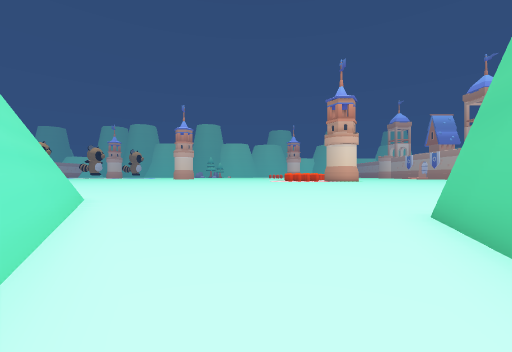
View 1 (above)

21 first-person views from a walk through a scene from a Unity 3-D project. The camera is 1.3 m above the floor, looks level and sees 90° across. The floor is counted in squares, 2 m on a side. Each view is taken from the middle of a square. On the plan, view 1 faces up. The plan holds only what a view shows up to about 9 squares ahead; the rest is blank. The place goes on beyond the plan. Some surface patterns are stand-ins.

View 2
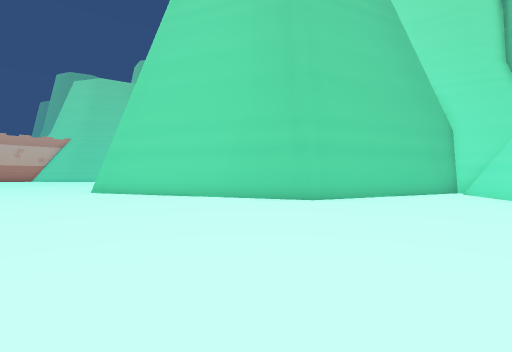

View 3
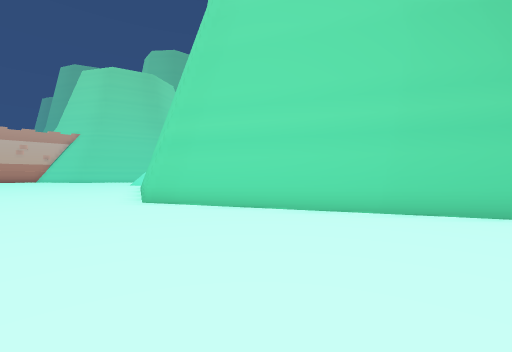

View 4
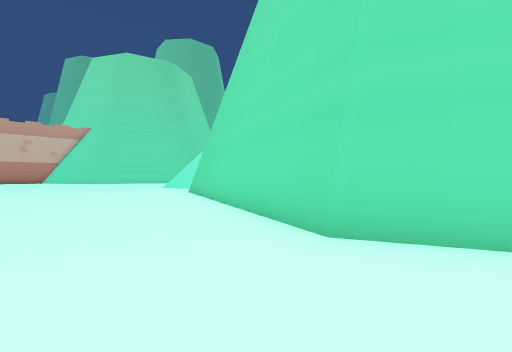

View 5
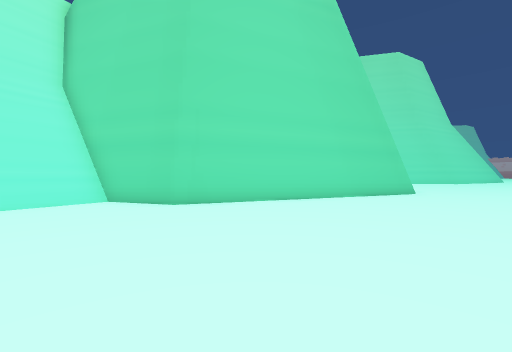

View 6
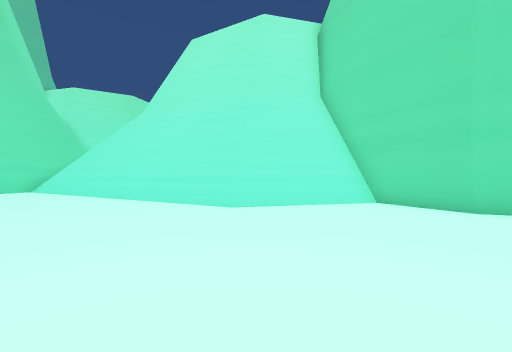

View 7
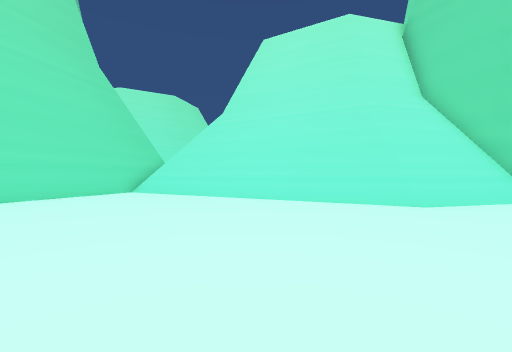

View 8
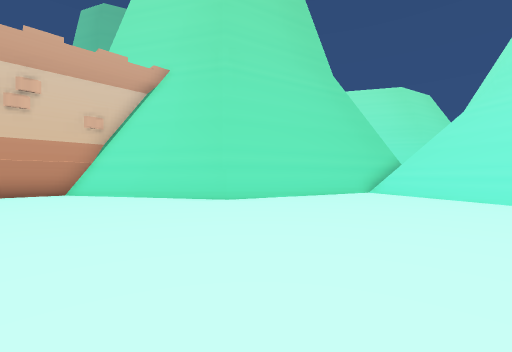

View 9
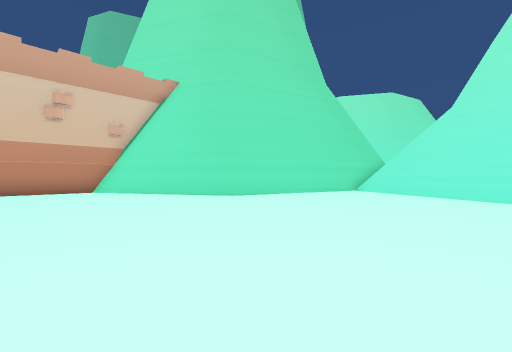

View 10
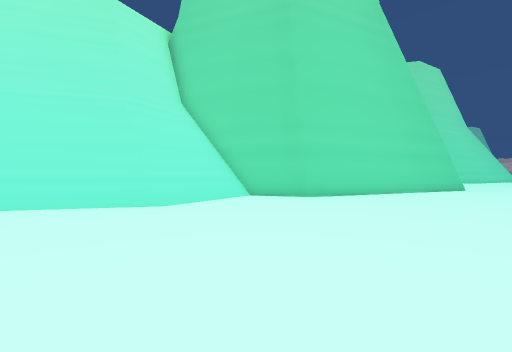

View 11
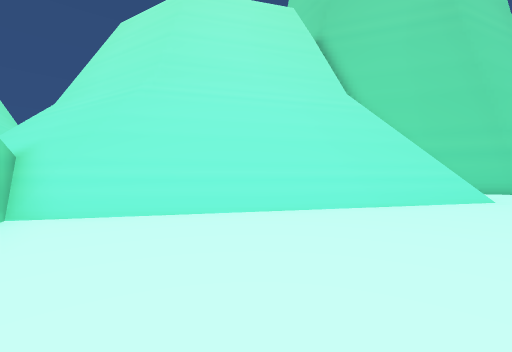

View 12
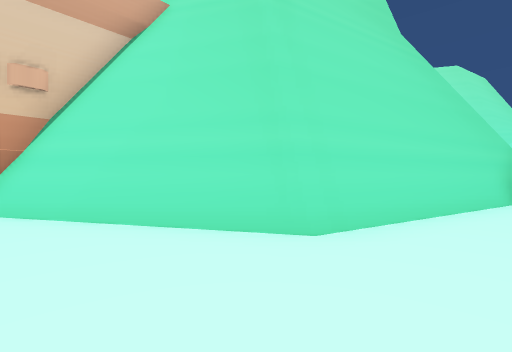

View 13
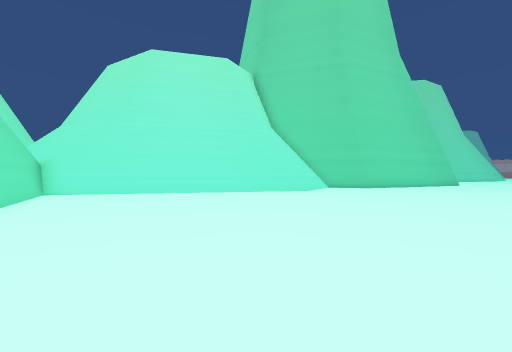

View 14
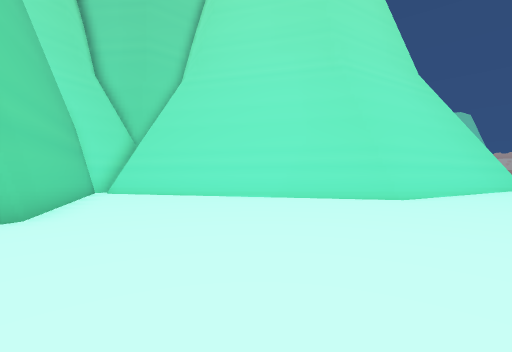

View 15
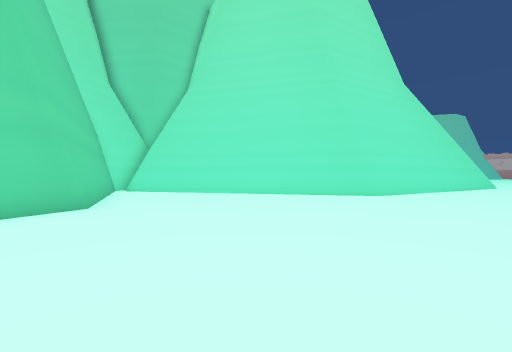

View 16
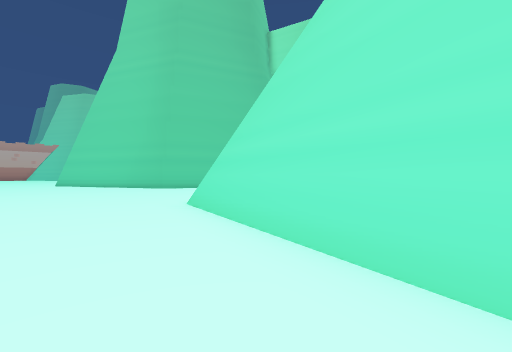

View 17
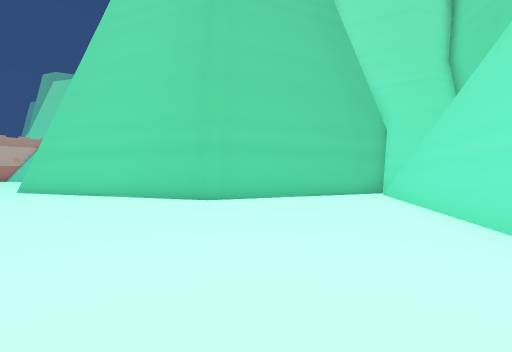

View 18
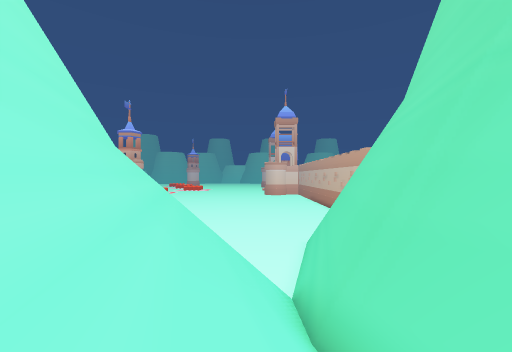

View 19
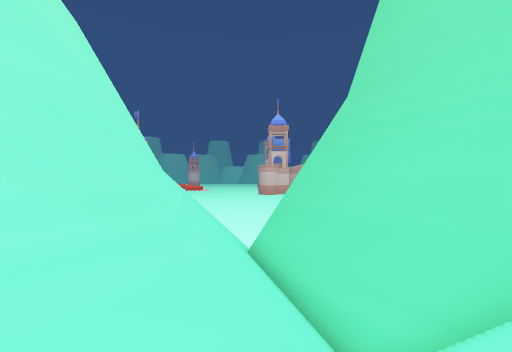

View 20
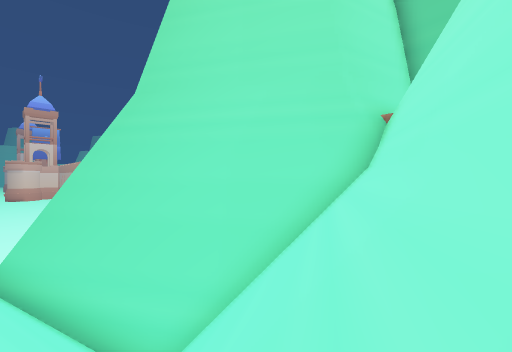

View 21
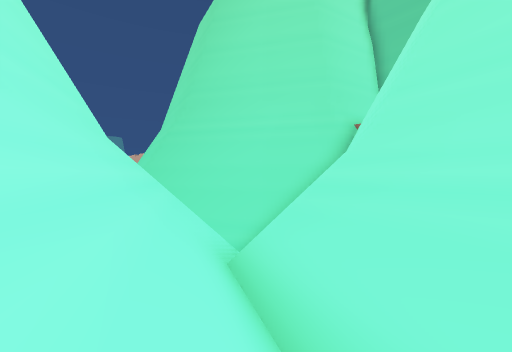

### Floor plan
Key: @ floor where view 1 was taken; # wall or solid block; . floor; / step, stairs or slope; = window, fence, low wall or low ledge; ^ raised ledge.
Columns run from 10 left of view 1 to 37 right of it. Each row starts with its distance up from view 1.
 10 ................................................
  9 ................................................
  8 ##..............................................
  7  #####.............####........................#
  6      ##..........###  ###....................###
  5       #........###      ####...............###
  4       ##.....###           ##..............##
  3        #.....#              ##/////.......##
  2        ##...##               #///////.....##
  1         #...#                #////////....#
  0         ##@.#                #//////////./#
 -1          ####                ###^#///////##
 -2                               #  ^^//////#
 -3                                    ^#////#
 -4                                     ^^///#
 -5                                      ^=//##
 -6                                       ^///#
 -7                                       ^///#=
 -8                                       ^////##
 -9                                        =///####
-10                                       ^^/////###
-11                                       ^///////##
-12                                       #//////##
-13                                       /////#^
-14                                       ////^^
-15                                       / //^

Positions as (right, up) in squares from view 1, and headings:
1: (0, 0), facing up
2: (-1, 10), facing down-right
3: (4, 10), facing down-right
4: (9, 10), facing down-right
5: (21, 10), facing down-left
6: (22, 9), facing down
7: (26, 9), facing down
8: (27, 9), facing down-right
9: (26, 10), facing down-right
10: (25, 9), facing down-left
11: (31, 4), facing down-left
12: (31, 7), facing down-right
13: (32, 10), facing down-left
14: (3, 9), facing down-left
15: (4, 10), facing down-left
16: (-10, 10), facing down-right
17: (-3, 8), facing down-right
18: (30, -8), facing up
19: (31, -13), facing up
20: (31, -13), facing up-right
21: (28, -15), facing up-right
